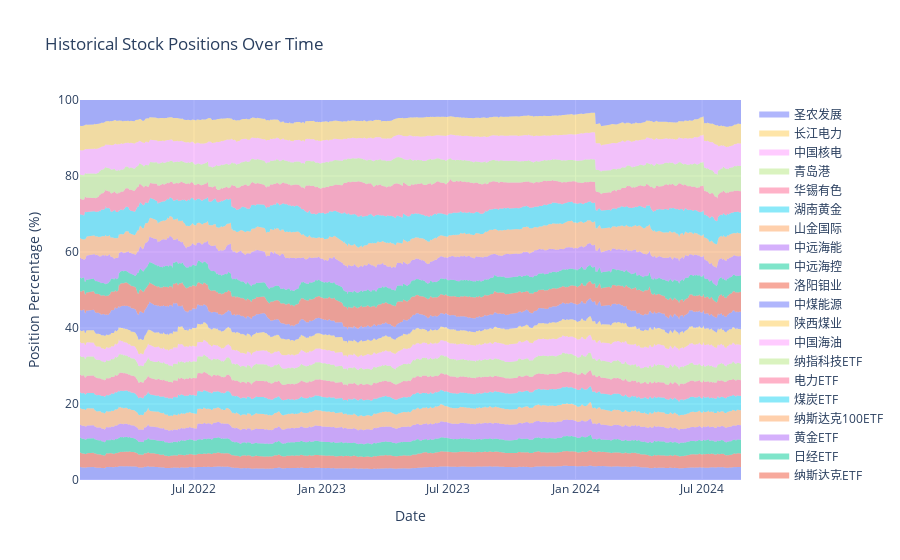

The notebook cell this image was saved under:
### Code cell
plot_historical_positions(dates, positions1, stock_names, stock_prices, window=window)

### Figure 1 — Plotly figure (JSON) as saved in the notebook; plotly's stock layout.template omitted (floating-point values rounded to 4 significant figures; data arrays with more than 128 entries replaced by an {"elided": "..."} marker saying what was removed)
{"data": [{"fill": "tozeroy", "hoverinfo": "text", "hovertemplate": "%{text}<extra></extra>", "mode": "none", "name": "标普500ETF", "text": {"elided": "632 str values"}, "type": "scatter", "x": {"elided": "632 str values"}, "y": {"elided": "632 float values"}}, {"fill": "tonexty", "hoverinfo": "text", "hovertemplate": "%{text}<extra></extra>", "mode": "none", "name": "纳斯达克ETF", "text": {"elided": "632 str values"}, "type": "scatter", "x": {"elided": "632 str values"}, "y": {"elided": "632 float values"}}, {"fill": "tonexty", "hoverinfo": "text", "hovertemplate": "%{text}<extra></extra>", "mode": "none", "name": "日经ETF", "text": {"elided": "632 str values"}, "type": "scatter", "x": {"elided": "632 str values"}, "y": {"elided": "632 float values"}}, {"fill": "tonexty", "hoverinfo": "text", "hovertemplate": "%{text}<extra></extra>", "mode": "none", "name": "黄金ETF", "text": {"elided": "632 str values"}, "type": "scatter", "x": {"elided": "632 str values"}, "y": {"elided": "632 float values"}}, {"fill": "tonexty", "hoverinfo": "text", "hovertemplate": "%{text}<extra></extra>", "mode": "none", "name": "纳斯达克100ETF", "text": {"elided": "632 str values"}, "type": "scatter", "x": {"elided": "632 str values"}, "y": {"elided": "632 float values"}}, {"fill": "tonexty", "hoverinfo": "text", "hovertemplate": "%{text}<extra></extra>", "mode": "none", "name": "煤炭ETF", "text": {"elided": "632 str values"}, "type": "scatter", "x": {"elided": "632 str values"}, "y": {"elided": "632 float values"}}, {"fill": "tonexty", "hoverinfo": "text", "hovertemplate": "%{text}<extra></extra>", "mode": "none", "name": "电力ETF", "text": {"elided": "632 str values"}, "type": "scatter", "x": {"elided": "632 str values"}, "y": {"elided": "632 float values"}}, {"fill": "tonexty", "hoverinfo": "text", "hovertemplate": "%{text}<extra></extra>", "mode": "none", "name": "纳指科技ETF", "text": {"elided": "632 str values"}, "type": "scatter", "x": {"elided": "632 str values"}, "y": {"elided": "632 float values"}}, {"fill": "tonexty", "hoverinfo": "text", "hovertemplate": "%{text}<extra></extra>", "mode": "none", "name": "中国海油", "text": {"elided": "632 str values"}, "type": "scatter", "x": {"elided": "632 str values"}, "y": {"elided": "632 float values"}}, {"fill": "tonexty", "hoverinfo": "text", "hovertemplate": "%{text}<extra></extra>", "mode": "none", "name": "陕西煤业", "text": {"elided": "632 str values"}, "type": "scatter", "x": {"elided": "632 str values"}, "y": {"elided": "632 float values"}}, {"fill": "tonexty", "hoverinfo": "text", "hovertemplate": "%{text}<extra></extra>", "mode": "none", "name": "中煤能源", "text": {"elided": "632 str values"}, "type": "scatter", "x": {"elided": "632 str values"}, "y": {"elided": "632 float values"}}, {"fill": "tonexty", "hoverinfo": "text", "hovertemplate": "%{text}<extra></extra>", "mode": "none", "name": "洛阳钼业", "text": {"elided": "632 str values"}, "type": "scatter", "x": {"elided": "632 str values"}, "y": {"elided": "632 float values"}}, {"fill": "tonexty", "hoverinfo": "text", "hovertemplate": "%{text}<extra></extra>", "mode": "none", "name": "中远海控", "text": {"elided": "632 str values"}, "type": "scatter", "x": {"elided": "632 str values"}, "y": {"elided": "632 float values"}}, {"fill": "tonexty", "hoverinfo": "text", "hovertemplate": "%{text}<extra></extra>", "mode": "none", "name": "中远海能", "text": {"elided": "632 str values"}, "type": "scatter", "x": {"elided": "632 str values"}, "y": {"elided": "632 float values"}}, {"fill": "tonexty", "hoverinfo": "text", "hovertemplate": "%{text}<extra></extra>", "mode": "none", "name": "山金国际", "text": {"elided": "632 str values"}, "type": "scatter", "x": {"elided": "632 str values"}, "y": {"elided": "632 float values"}}, {"fill": "tonexty", "hoverinfo": "text", "hovertemplate": "%{text}<extra></extra>", "mode": "none", "name": "湖南黄金", "text": {"elided": "632 str values"}, "type": "scatter", "x": {"elided": "632 str values"}, "y": {"elided": "632 float values"}}, {"fill": "tonexty", "hoverinfo": "text", "hovertemplate": "%{text}<extra></extra>", "mode": "none", "name": "华锡有色", "text": {"elided": "632 str values"}, "type": "scatter", "x": {"elided": "632 str values"}, "y": {"elided": "632 float values"}}, {"fill": "tonexty", "hoverinfo": "text", "hovertemplate": "%{text}<extra></extra>", "mode": "none", "name": "青岛港", "text": {"elided": "632 str values"}, "type": "scatter", "x": {"elided": "632 str values"}, "y": {"elided": "632 float values"}}, {"fill": "tonexty", "hoverinfo": "text", "hovertemplate": "%{text}<extra></extra>", "mode": "none", "name": "中国核电", "text": {"elided": "632 str values"}, "type": "scatter", "x": {"elided": "632 str values"}, "y": {"elided": "632 float values"}}, {"fill": "tonexty", "hoverinfo": "text", "hovertemplate": "%{text}<extra></extra>", "mode": "none", "name": "长江电力", "text": {"elided": "632 str values"}, "type": "scatter", "x": {"elided": "632 str values"}, "y": {"elided": "632 float values"}}, {"fill": "tonexty", "hoverinfo": "text", "hovertemplate": "%{text}<extra></extra>", "mode": "none", "name": "圣农发展", "text": {"elided": "632 str values"}, "type": "scatter", "x": {"elided": "632 str values"}, "y": {"elided": "632 float values"}}], "layout": {"hovermode": "x unified", "showlegend": true, "title": {"text": "Historical Stock Positions Over Time"}, "xaxis": {"title": {"text": "Date"}}, "yaxis": {"range": [0, 100], "title": {"text": "Position Percentage (%)"}}}}
